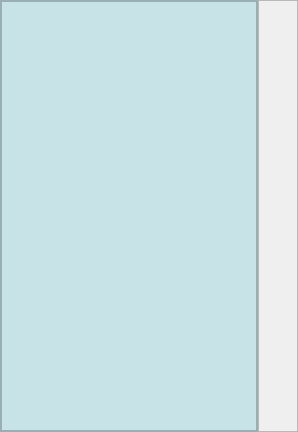
         <widget class="QWidget" name="main_page">
          <layout class="QHBoxLayout" name="horizontalLayout_2">
           <property name="spacing">
            <number>0</number>
           </property>
           <property name="leftMargin">
            <number>0</number>
           </property>
           <property name="topMargin">
            <number>0</number>
           </property>
           <property name="rightMargin">
            <number>0</number>
           </property>
           <property name="bottomMargin">
            <number>0</number>
           </property>
           <item>
            <widget class="QFrame" name="frame_4">
             <property name="sizePolicy">
              <sizepolicy hsizetype="Preferred" vsizetype="Preferred">
               <horstretch>0</horstretch>
               <verstretch>0</verstretch>
              </sizepolicy>
             </property>
             <property name="minimumSize">
              <size>
               <width>0</width>
               <height>0</height>
              </size>
             </property>
             <property name="maximumSize">
              <size>
               <width>330</width>
               <height>16777215</height>
              </size>
             </property>
             <property name="styleSheet">
              <string notr="true">background-color: rgb(199, 227, 232);</string>
             </property>
             <property name="frameShape">
              <enum>QFrame::StyledPanel</enum>
             </property>
             <property name="frameShadow">
              <enum>QFrame::Raised</enum>
             </property>
             <layout class="QVBoxLayout" name="verticalLayout_14">
              <property name="leftMargin">
               <number>0</number>
              </property>
              <property name="topMargin">
               <number>0</number>
              </property>
              <property name="rightMargin">
               <number>0</number>
              </property>
              <property name="bottomMargin">
               <number>0</number>
              </property>
              <item>
               <widget class="QListView" name="dails_view">
                <property name="styleSheet">
                 <string notr="true"> QScrollBar:vertical {
	border: none;
    background: rgb(199, 227, 232);
    width: 14px;
    margin: 15px 0 15px 0;
	border-radius: 0px;
 }

/*  HANDLE BAR VERTICAL */
QScrollBar::handle:vertical {	
	background-color: rgb(120, 193, 207);
	min-height: 30px;
	border-radius: 7px;
}
QScrollBar::handle:vertical:hover{	
	background-color:  rgb(133, 216, 230);
}
QScrollBar::handle:vertical:pressed {	
	background-color: rgb(112, 184, 195);
}

/* BTN TOP - SCROLLBAR */
QScrollBar::sub-line:vertical {
	border: none;
	background-color:  rgb(183, 208, 213);
	height: 15px;
	border-radius: 7px;
	subcontrol-position: top;
	subcontrol-origin: margin;
}
QScrollBar::sub-line:vertical:hover {	
	background-color: rgb(164, 213, 209);
}
QScrollBar::sub-line:vertical:pressed {	
	background-color: rgb(101, 183, 184);
}

/* BTN BOTTOM - SCROLLBAR */
QScrollBar::add-line:vertical {
	border: none;
	background-color: rgb(183, 208, 213);
	height: 15px;
	border-radius: 7px;
	subcontrol-position: bottom;
	subcontrol-origin: margin;
}
QScrollBar::add-line:vertical:hover {	
	background-color: rgb(164, 213, 209);
}
QScrollBar::add-line:vertical:pressed {	
	background-color: rgb(101, 183, 184);
}

/* RESET ARROW */
QScrollBar::up-arrow:vertical, QScrollBar::down-arrow:vertical {
	background: none;
}
QScrollBar::add-page:vertical, QScrollBar::sub-page:vertical {
	background: none;
}</string>
                </property>
               </widget>
              </item>
             </layout>
            </widget>
           </item>
           <item>
            <widget class="QFrame" name="frame_5">
             <property name="frameShape">
              <enum>QFrame::StyledPanel</enum>
             </property>
             <property name="frameShadow">
              <enum>QFrame::Raised</enum>
             </property>
             <layout class="QVBoxLayout" name="verticalLayout_13">
              <item alignment="Qt::AlignHCenter">
               <widget class="QLabel" name="label_2">
                <property name="sizePolicy">
                 <sizepolicy hsizetype="Preferred" vsizetype="Preferred">
                  <horstretch>0</horstretch>
                  <verstretch>0</verstretch>
                 </sizepolicy>
                </property>
                <property name="maximumSize">
                 <size>
                  <width>500</width>
                  <height>200</height>
                 </size>
                </property>
                <property name="text">
                 <string/>
                </property>
                <property name="pixmap">
                 <pixmap resource="resourses.qrc">:/logo/icons/Genshin_Manager_logo.png</pixmap>
                </property>
                <property name="scaledContents">
                 <bool>true</bool>
                </property>
               </widget>
              </item>
              <item>
               <spacer name="verticalSpacer_4">
                <property name="orientation">
                 <enum>Qt::Vertical</enum>
                </property>
                <property name="sizeHint" stdset="0">
                 <size>
                  <width>20</width>
                  <height>398</height>
                 </size>
                </property>
               </spacer>
              </item>
             </layout>
            </widget>
           </item>
          </layout>
         </widget>
